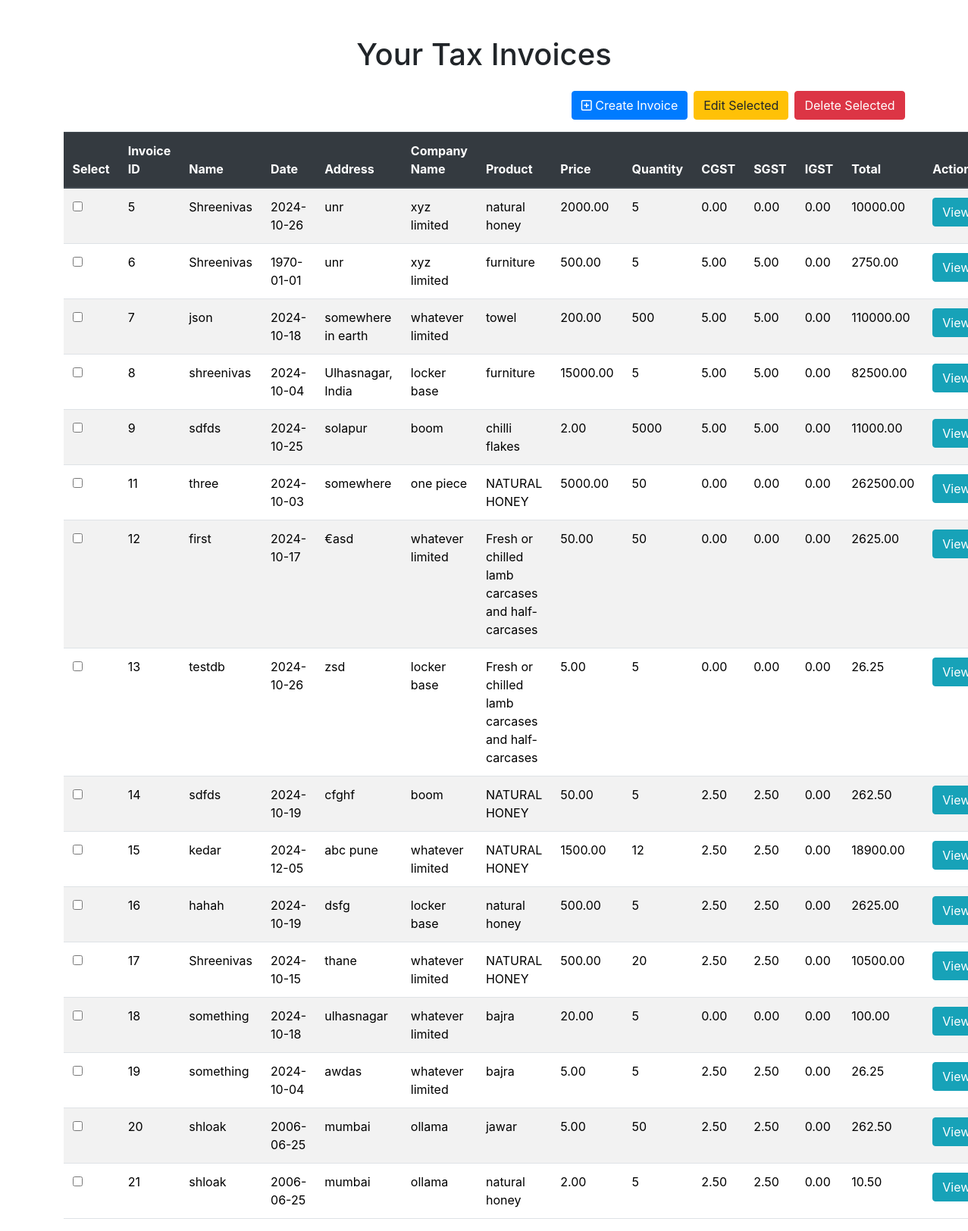
The page /public/invoice_view.php (signed in) on the database its author committed.
### tables this page shows
CREATE TABLE `tax_invoice` (
  `id` int(11) NOT NULL,
  `user_id` int(11) DEFAULT NULL,
  `name` varchar(100) DEFAULT NULL,
  `company_name` varchar(100) DEFAULT NULL,
  `address` text DEFAULT NULL,
  `state` varchar(100) DEFAULT NULL,
  `product_name` varchar(100) DEFAULT NULL,
  `price` decimal(10,2) DEFAULT NULL,
  `quantity` int(11) DEFAULT NULL,
  `gst_rate` decimal(5,2) DEFAULT NULL,
  `cgst` decimal(5,2) DEFAULT NULL,
  `sgst` decimal(5,2) DEFAULT NULL,
  `igst` decimal(5,2) DEFAULT NULL,
  `total` decimal(10,2) DEFAULT NULL,
  `date` date DEFAULT NULL,
  `hsn_code` varchar(100) DEFAULT NULL,
  `gstin` varchar(15) DEFAULT NULL
);

### public/invoice_view.php (the view, shortened to what this page needs)
<?php
require "../config/database.php";
$user_id = $_SESSION['user_id'];
$stmt = $pdo->prepare("SELECT * FROM tax_invoice WHERE user_id = ?");
$stmt->execute([$user_id]);
$invoices = $stmt->fetchAll(PDO::FETCH_ASSOC);
?>
<!DOCTYPE html>
<html lang="en">
<head>
    <link rel="stylesheet" href="styles.css">
    <?php include "../linkcss.php" ?>
    <link rel="stylesheet" href="https://stackpath.bootstrapcdn.com/bootstrap/4.5.2/css/bootstrap.min.css">
</head>
<body>
<div class="container mt-5">
    <h1 class="text-center mb-4">Your Tax Invoices</h1>
    <form action="./process_invoices.php" method="POST">
        <div class="d-flex justify-content-end mb-3">
        <a class="btn btn-primary mr-2" href="../public/invoice_form.php">
            <i class="fa-regular fa-square-plus"></i> Create Invoice
        </a>
            <button type="submit" class="btn btn-warning mr-2" name="edit">Edit Selected</button>
            <button type="submit" class="btn btn-danger" name="delete" onclick="return confirmDelete();">Delete Selected</button>
        </div>
        <table class="table table-striped">
            <thead class="thead-dark">
                <tr>
                    <th>Select</th>
                    <th>Invoice ID</th>
                    <th>Name</th>
                    <th>Date</th>
                    <th>Address</th>
                    <th>Company Name</th>
                    <th>Product</th>
                    <th>Price</th>
                    <th>Quantity</th>
                    <th>CGST</th>
                    <th>SGST</th>
                    <th>IGST</th>
                    <th>Total</th>
                    <th>Action</th>
                </tr>
            </thead>
            <tbody>
                <?php if ($invoices): ?>
                    <?php foreach ($invoices as $invoice): ?>
                        <tr>
                            <td>
                                <input type="checkbox" name="selected_invoices[]" value="<?= htmlspecialchars($invoice['id']); ?>">
                            </td>
                            <td><?= htmlspecialchars($invoice['id']); ?></td>
                            <td><?= htmlspecialchars($invoice['name']); ?></td>
                            <td><?= htmlspecialchars(date('Y-m-d', strtotime($invoice['date']))); ?></td>
                            <td><?= htmlspecialchars($invoice['address']); ?></td>
                            <td><?= htmlspecialchars($invoice['company_name']); ?></td>
                            <td><?= htmlspecialchars($invoice['product_name']); ?></td>
                            <td><?= htmlspecialchars($invoice['price']); ?></td>
                            <td><?= htmlspecialchars($invoice['quantity']); ?></td>
                            <td><?= htmlspecialchars($invoice['cgst']); ?></td>
                            <td><?= htmlspecialchars($invoice['sgst']); ?></td>
                            <td><?= htmlspecialchars($invoice['igst']); ?></td>
                            <td><?= htmlspecialchars($invoice['total']); ?></td>
                            <td>
                                <a class="btn btn-info" href="../public/display_invoice.php?id=<?= $invoice['id']; ?>">View</a>
                            </td>
                        </tr>
                    <?php endforeach; ?>
                <?php else: ?>
                    <tr>
                        <td colspan="14" class="text-center">No Invoice Found</td>
                    </tr>
                <?php endif; ?>
            </tbody>
        </table>
    </form>
</div>
</body>
</html>

### linkcss.php (shortened to what this page needs)
<link href="https://cdn.jsdelivr.net/npm/bootstrap@5.3.3/dist/css/bootstrap.min.css" rel="stylesheet">
<link rel="stylesheet" href="https://cdnjs.cloudflare.com/ajax/libs/font-awesome/6.0.0-beta3/css/all.min.css">

### css/styles.css (style rules this page uses)
body { padding: 0; background-color: #00a65a; }
.btn-primary { background-color: #9966cc; border-color: #9966cc; }
.btn-danger { background-color: #f44336; border-color: #f44336; }

### rows shown on the page
tax_invoice: id "5", name "Shreenivas", date "2024-10-26", address "unr", company_name "xyz limited", product_name "natural honey", price "2000.00", quantity "5", cgst "0.00", sgst "0.00", igst "0.00", total "10000.00"
tax_invoice: id "6", name "Shreenivas", date "1970-01-01", address "unr", company_name "xyz limited", product_name "furniture", price "500.00", quantity "5", cgst "5.00", sgst "5.00", igst "0.00", total "2750.00"
tax_invoice: id "7", name "json", date "2024-10-18", address "somewhere in earth", company_name "whatever limited", product_name "towel", price "200.00", quantity "500", cgst "5.00", sgst "5.00", igst "0.00", total "110000.00"
tax_invoice: id "8", name "shreenivas", date "2024-10-04", address "Ulhasnagar, India", company_name "locker base", product_name "furniture", price "15000.00", quantity "5", cgst "5.00", sgst "5.00", igst "0.00", total "82500.00"
tax_invoice: id "9", name "sdfds", date "2024-10-25", address "solapur", company_name "boom", product_name "chilli flakes", price "2.00", quantity "5000", cgst "5.00", sgst "5.00", igst "0.00", total "11000.00"
tax_invoice: id "11", name "three", date "2024-10-03", address "somewhere", company_name "one piece", product_name "NATURAL HONEY", price "5000.00", quantity "50", cgst "0.00", sgst "0.00", igst "0.00", total "262500.00"
tax_invoice: id "12", name "first", date "2024-10-17", address "€asd", company_name "whatever limited", product_name "Fresh or chilled lamb carcases and half-carcases", price "50.00", quantity "50", cgst "0.00", sgst "0.00", igst "0.00", total "2625.00"
tax_invoice: id "13", name "testdb", date "2024-10-26", address "zsd", company_name "locker base", product_name "Fresh or chilled lamb carcases and half-carcases", price "5.00", quantity "5", cgst "0.00", sgst "0.00", igst "0.00", total "26.25"
tax_invoice: id "14", name "sdfds", date "2024-10-19", address "cfghf", company_name "boom", product_name "NATURAL HONEY", price "50.00", quantity "5", cgst "2.50", sgst "2.50", igst "0.00", total "262.50"
tax_invoice: id "15", name "kedar", date "2024-12-05", address "abc pune", company_name "whatever limited", product_name "NATURAL HONEY", price "1500.00", quantity "12", cgst "2.50", sgst "2.50", igst "0.00", total "18900.00"
tax_invoice: id "16", name "hahah", date "2024-10-19", address "dsfg", company_name "locker base", product_name "natural honey", price "500.00", quantity "5", cgst "2.50", sgst "2.50", igst "0.00", total "2625.00"
tax_invoice: id "17", name "Shreenivas", date "2024-10-15", address "thane", company_name "whatever limited", product_name "NATURAL HONEY", price "500.00", quantity "20", cgst "2.50", sgst "2.50", igst "0.00", total "10500.00"
tax_invoice: id "18", name "something", date "2024-10-18", address "ulhasnagar", company_name "whatever limited", product_name "bajra", price "20.00", quantity "5", cgst "0.00", sgst "0.00", igst "0.00", total "100.00"
tax_invoice: id "19", name "something", date "2024-10-04", address "awdas", company_name "whatever limited", product_name "bajra", price "5.00", quantity "5", cgst "2.50", sgst "2.50", igst "0.00", total "26.25"
tax_invoice: id "20", name "shloak", date "2006-06-25", address "mumbai", company_name "ollama", product_name "jawar", price "5.00", quantity "50", cgst "2.50", sgst "2.50", igst "0.00", total "262.50"
tax_invoice: id "21", name "shloak", date "2006-06-25", address "mumbai", company_name "ollama", product_name "natural honey", price "2.00", quantity "5", cgst "2.50", sgst "2.50", igst "0.00", total "10.50"
